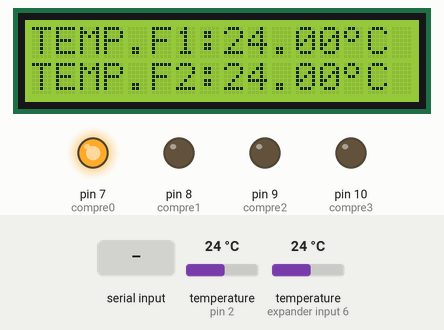
Recording of a sketch running on a simulated Arduino Uno, built with avr-gcc and run on an emulated ATmega328P. Shown: 16×2 character LCD, output pins drawn as LEDs (lit = HIGH). The test bench sets the inputs (shaded band); at power-on: temperature (sensors on expander input 6, pin 2) 24 °C. What the sketch prints to the serial monitor is not drawn.

Above: at 1.9 s.
2.0 s: "90,45E" received over Serial
At 5.1 s:
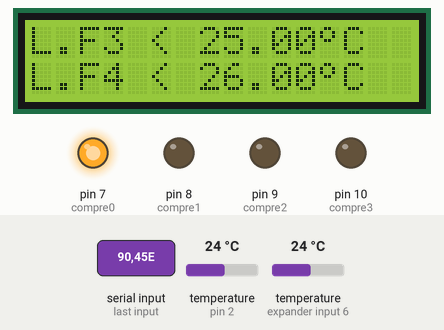
6.7 s: temperature (sensor on expander input 6) set to 25.1 °C
At 9.5 s:
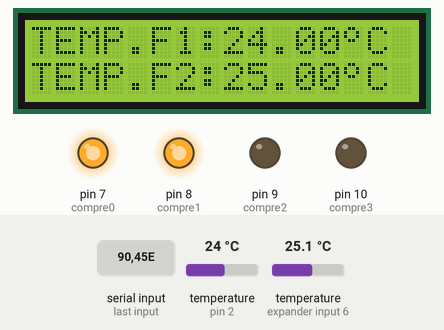
9.8 s: temperature (sensor on pin 2) set to 22 °C
At 11.4 s:
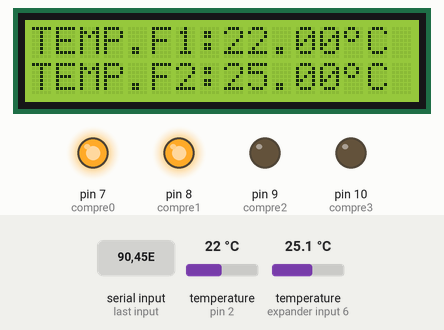
12.2 s: temperature (sensor on pin 2) set to 21 °C
At 14.5 s:
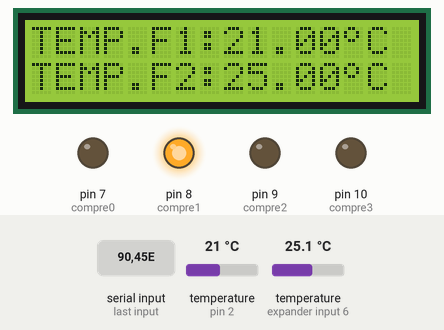
15.0 s: temperature (sensor on pin 2) set to 22.7 °C
At 17.2 s:
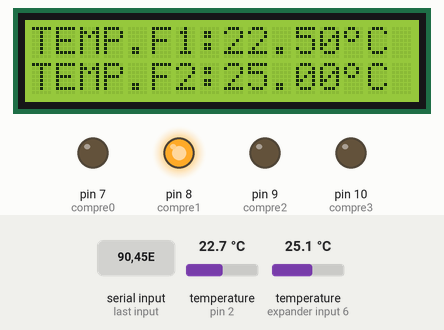
17.5 s: temperature (sensor on pin 2) set to 23.8 °C
At 19.3 s:
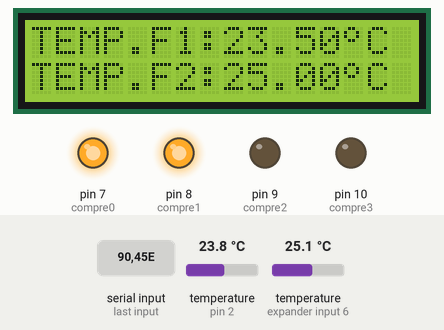
Timing chart, 0 to 20.8 s (numbered marks = the images above; inputs shaded):
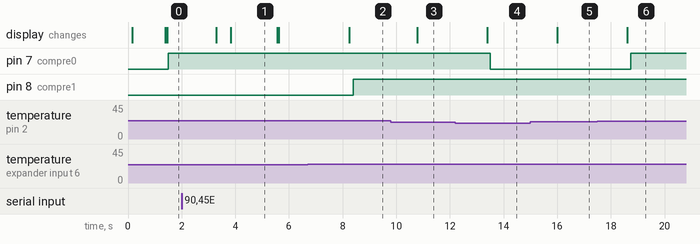

Measured:
- the behaviour switches between 24.4 and 24.5 °C on temperature (sensor on expander input 6) (found by bisection; images 1 and 2)
- the behaviour switches between 21.5 and 21.4 °C on temperature (sensor on pin 2) (found by bisection; images 3 and 4)
- the behaviour switches between 23.4 and 23.5 °C on temperature (sensor on pin 2) (found by bisection; images 5 and 6)
- after the input at 2.0 s, the display: first changes after 1.3 s (image 1 shows a later state)
- after the input at 6.7 s, pin 8 (compre1): LOW → HIGH after 1.7 s; the display: changes after 1.5 s (image 2)
- after the input at 9.8 s, the display: changes after 0.98 s (image 3)
- after the input at 12.2 s, pin 7 (compre0): HIGH → LOW after 1.3 s; the display: changes after 1.2 s (image 4)
- after the input at 15.0 s, the display: changes after 1.0 s (image 5)
- after the input at 17.5 s, pin 7 (compre0): LOW → HIGH after 1.2 s; the display: changes after 1.1 s (image 6)

The sketch:

cerverceria_con_serie.ino
```cpp
#include <Wire.h>
#include <OneWire.h>
#include <DallasTemperature.h>
#include <LiquidCrystal_I2C.h>

//#define DEBUG(a) Serial.println(a);

#define I2C_ADDR    0x27

LiquidCrystal_I2C             lcd(I2C_ADDR,2, 1, 0, 4, 5, 6, 7);

 // Declaro Variables
 byte grado[8] =
 {
 0b00001100,
 0b00010010,
 0b00010010,
 0b00001100,
 0b00000000,
 0b00000000,
 0b00000000,
 0b00000000
 };


 int compre0=7;
 int compre1=8;
 int compre2=9;
 int compre3=10;

byte ledstatus0 = LOW;
byte ledstatus1 = LOW;
byte ledstatus2 = LOW;
byte ledstatus3 = LOW;
byte reinicio = LOW;

float val0=23.0;
float val1=24.0;
float val2=25.0;
float val3=26.0;

String str = "";
const char separator = 'X';
const int dataLength = 3;
int data[dataLength];

int ferment=0;
float datotemp=0;


OneWire ourWire(2);                //Se establece el pin 2  como bus OneWire

DallasTemperature sensors(&ourWire); //Se declara una variable u objeto para nuestro sensor

DeviceAddress address1 = {0x28, 0x24, 0x0A, 0x28, 0x00, 0x00, 0x80, 0x29};//dirección del sensor 1
DeviceAddress address2 = {0x28, 0x5E, 0x19, 0x28, 0x00, 0x00, 0x80, 0x4C};//dirección del sensor 2
//DeviceAddress address3 = {0x28, 0xFF, 0x23, 0x19, 0x1, 0x16, 0x4, 0xD9};//dirección del sensor 3

//declaro funciones
void leer(void);
void chequear(float tem,float valor, float compre, byte *led);
void valoresserie(void);
void valoreslcd(void);
void recibedatos(int op,float f);


// 3-DESARROLLO DE FUNCIONES ***************************************************
// Función Nº1 -------------------------------------------------------------
void leer(void){

 sensors.requestTemperatures();   //envía el comando para obtener las temperaturas
float temp0= sensors.getTempC(address1);//Se obtiene la temperatura en °C del sensor 1
float temp1= sensors.getTempC(address2);//Se obtiene la temperatura en °C del sensor 2
//float temp2= sensors.getTempC(address3);//Se obtiene la temperatura en °C del sensor 3*/
//float temp3= sensors.getTempC(address3);//Se obtiene la temperatura en °C del sensor 3*/
float temp2=0.0;
float temp3=0.0;
//Serial.print(" ");
Serial.print(temp0);
Serial.print("; ");
//delay(300);
Serial.print(temp1);
Serial.print("; ");
//delay(300);
Serial.print(temp2);
Serial.print("; ");
//delay(300);
Serial.print(temp3);
Serial.print("; ");
delay(300);

lcd.setCursor(0,0);
lcd.print("TEMP.F1:");
lcd.print(temp0);
lcd.write(1);
lcd.print("C ");
delay(50);


lcd.setCursor(0,1);
lcd.print("TEMP.F2:");
lcd.print(temp1);
lcd.write(1);
lcd.print("C ");
delay(50);

/*
lcd.setCursor(0,0);
lcd.print("TEMP.F3:");
lcd.print(temp2);
lcd.write(1);
lcd.print("C ");
//delay(1000);

lcd.setCursor(0,1);
lcd.print("TEMP.F4:");
lcd.print(temp3);
lcd.write(1);
lcd.print("C ");
delay(1000);
*/

chequear(temp0,val0,compre0,&ledstatus0);
delay(50);
chequear(temp1,val1,compre1,&ledstatus1);
delay(50);
chequear(temp0,val2,compre2,&ledstatus2);// OJOTA AK!!! CAMBIAR x temp2
delay(50);
chequear(temp1,val3,compre3,&ledstatus3);// OJOTA AK!!! CAMBIAR x temp3
delay(50);
 Serial.println(" ");
 delay(50);
  }
// Función Nº2 -------------------------------------------------------------
void chequear(float tem,float valor, float compre, byte *led){

        if (tem>valor)
            {
             digitalWrite(compre, HIGH);
             *led = HIGH;
               }
                  else if(tem<(valor-1.5))
                   {
                    digitalWrite(compre, LOW);
                    *led = LOW;
                       }

                         Serial.print(*led);
                         Serial.print("; ");
                         delay(50);

  }
// Función Nº3 -------------------------------------------------------------
void valoresserie(void)
{

Serial.print(val0);
Serial.print("; ");
//delay(500);
Serial.print(val1);
Serial.print("; ");
//delay(500);
Serial.print(val2);
Serial.print("; ");
//delay(500);
Serial.print(val3);
Serial.print("; ");
//delay(500);
//Serial.println(" ");
delay(300);
}

// Función Nº4 -------------------------------------------------------------
void valoreslcd(void)
{
lcd.setCursor(0,0);
lcd.print("L.F1 < ");
lcd.print(val0);
lcd.write(1);
lcd.print("C ");
//delay(1000);

lcd.setCursor(0,1);
lcd.print("L.F2 < ");
lcd.print(val1);
lcd.write(1);
lcd.print("C ");
delay (500);

lcd.setCursor(0,0);
lcd.print("L.F3 < ");
lcd.print(val2);
lcd.write(1);
lcd.print("C ");
//delay(1000);

lcd.setCursor(0,1);
lcd.print("L.F4 < ");
lcd.print(val3);
lcd.write(1);
lcd.print("C ");
delay(500);

  }
// Función Nº5 -------------------------------------------------------------
void recibedatos(int op,float f)
{

switch(op)
   {
    case 1:{
                //Serial.print("LF1 > ");
                val0=f;
                //Serial.println(val0);
                delay (50);
                lcd.setCursor(0,0);
                lcd.print("   LIMITES         ");
                lcd.setCursor(0,1);
                lcd.print("   MODIFICADOS    ");
                delay(500);
                //valoreslcd();
                break;
              }
    case 2:{
                //Serial.print("LF2 > ");
                val1=f;
                //Serial.println(val1);
                delay (50);
                lcd.setCursor(0,0);
                lcd.print("   LIMITES         ");
                lcd.setCursor(0,1);
                lcd.print("   MODIFICADOS    ");
                delay(500);
                //valoreslcd();
                break;
              }

    case 3:{
               //Serial.print("LF3 > ");
                val2=f;
                //Serial.println(val2);
                delay (50);
                lcd.setCursor(0,0);
                lcd.print("   LIMITES         ");
                lcd.setCursor(0,1);
                lcd.print("   MODIFICADOS    ");
                delay(500);
                //valoreslcd();
                break;
              }
    case 4:{
                //Serial.print("LF4 > ");
                val3=f;
                //Serial.println(val3);
                delay (50);
                lcd.setCursor(0,0);
                lcd.print("   LIMITES         ");
                lcd.setCursor(0,1);
                lcd.print("   MODIFICADOS    ");
                delay(500);
                //valoreslcd();
                break;
                }

     /*default :{
                //Serial.print("ERROR");
                //delay (50);
              }*/
   }

}


void setup() {
//delay(100);
Serial.begin(9600);
sensors.begin();   //Se inicia el sensor
sensors.setResolution(address1, 9); // resolución de 9-12 bits
sensors.setResolution(address2, 9); // resolución de 9-12 bits
lcd.setBacklightPin(3,POSITIVE);
lcd.setBacklight(HIGH);
lcd.begin(16,2);   // initialize the lcd for 16 chars 2 lines, turn on backlight
lcd.createChar(1, grado);//caracter especial "º"
lcd.backlight(); //  backlight on */

pinMode(compre0, OUTPUT);
pinMode(compre1, OUTPUT);
pinMode(compre2, OUTPUT);
pinMode(compre3, OUTPUT);

reinicio = HIGH;
Serial.println(" ");
//Serial.print(reinicio);
//Serial.print("; ");
delay(50);
//Serial.println(" ");
lcd.setCursor(0,0);
lcd.print("REINICIANDO...");
delay(500);
//valoreslcd();
//delay(100);


}

void loop()
{

 Serial.print(reinicio);
 Serial.print("; ");
 reinicio = LOW;
 valoresserie();
  leer();

   if (Serial.available())
   {

     str = Serial.readStringUntil('E');
     if(str.startsWith("S",0))
     {
       //Serial.print("DATO CORRECTO");
      //delay(500);

      for (int i = 0; i < dataLength ; i++)
        {
         int index = str.indexOf(separator);

         data[i] = str.substring(1, index).toInt();
         ferment= data[0];
         //Serial.println(data[i]);
         //delay(1000);
         str = str.substring(index + 1);
         datotemp= data[1];
         //Serial.println(data[i]);
         //delay(1000);
        }
     //DEBUG_ARRAY(data);
        recibedatos(ferment,datotemp);
        /* Serial.println(ferment);
         delay(1000);
         Serial.println(datotemp);
         delay(1000);*/

     }
   valoreslcd();
   delay(500);
   }

}
```
